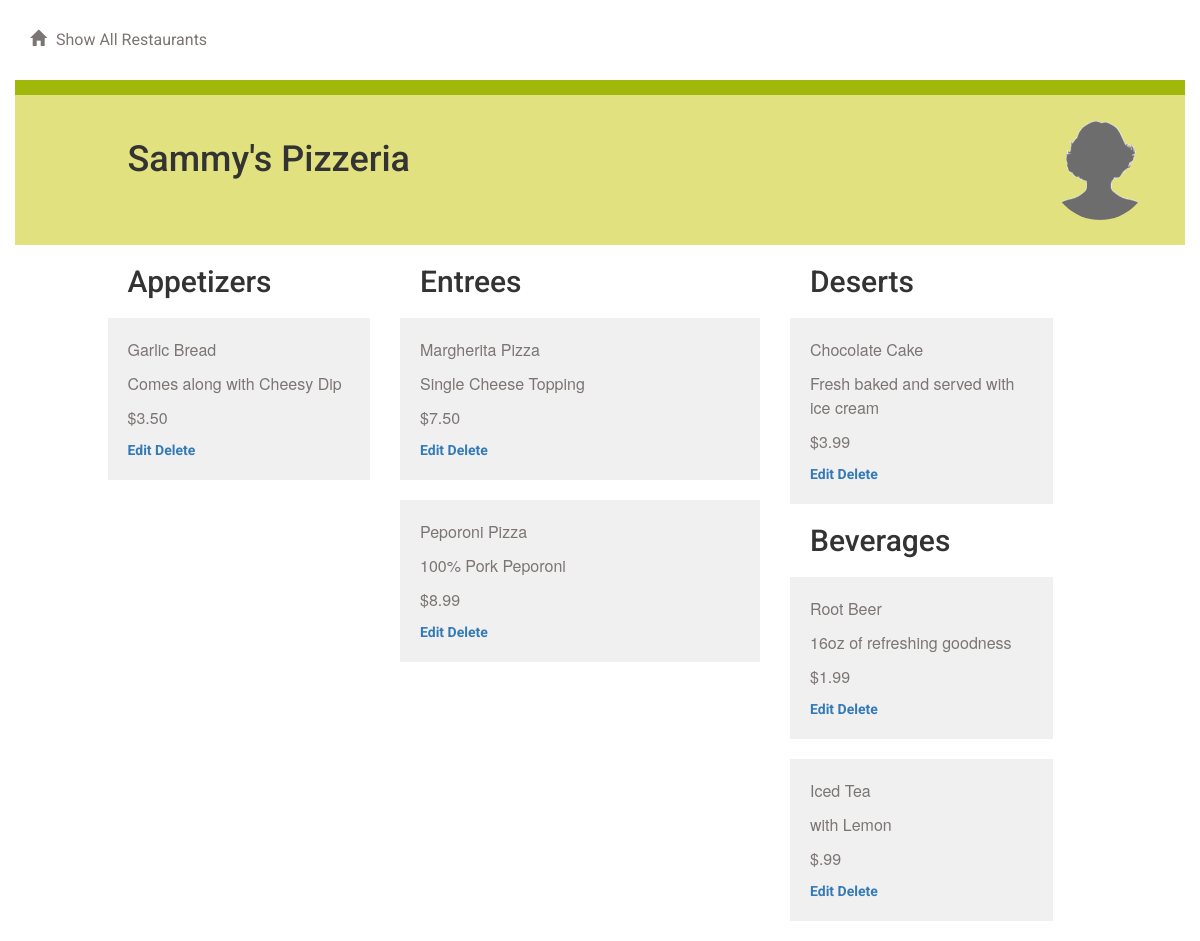
Page /restaurants/1/menu/ on the committed database.
### database_setup/database_setup.py (models this page shows, shortened)
class Restaurant(Base):
    __tablename__ = 'restaurant'
    name = Column(String(80), nullable = False)
    id = Column(Integer, primary_key = True)
    cuisine = Column(String(80), nullable = True)

class MenuItem(Base):
    __tablename__ = 'menu_item'
    name = Column(String(80), nullable = False)
    id = Column(Integer, primary_key = True)
    course = Column(String(250))
    description = Column(String(250))
    price = Column(String(8))
    restaurant_id = Column(Integer, ForeignKey('restaurant.id'))
    restaurant = relationship(Restaurant)

### project.py (the view)
@app.route('/restaurants/<int:restaurant_id>/menu/')
def restaurant_menu(restaurant_id):
	restaurant = session.query(Restaurant).filter_by(id = restaurant_id).one()
	menu_items = session.query(MenuItem).filter_by(restaurant_id = restaurant_id)
	return render_template('menu.html', restaurant = restaurant, items = menu_items)

### templates/menu.html (shortened to what this page needs)
{% extends "main.html" %}
{% block content %}
{% include "header.html" %}
<div class="row divider green">
	<div class="col-md-12"></div>
</div>
<div class="row banner menu">
	<div class="col-md-11 col-md-offset-1 padding-none">
		<h1>{{ restaurant.name }}
		<figure class="creator">
			<img src="{{ url_for('static', filename='blank_user.gif') }}">
		</figure>
		</h1>
	</div>
</div>
<div>
	<div class="row">
		<div class="col-md-1"></div>
			<div class="col-md-3">
				<h2>Appetizers</h2>
				{% for i in items %}
					{% if i.course == 'Appetizer' %}
						<div class="menu-item">
							<p>{{i.name}}</p>
							<p>{{i.description}}</p>
							<p> {{i.price}} </p>
							<a href='{{url_for('editMenuItem', restaurant_id = restaurant.id, menu_id = i.id)}}'>Edit</a>
							<a href='{{url_for('deleteMenuItem', restaurant_id = restaurant.id, menu_id = i.id)}}'>Delete</a>
						</div>
					{% endif %}
				{% endfor %}
			</div>
			<div class="col-md-4">
				<h2>Entrees</h2>
				{% for i in items %}
					{% if i.course == 'Entree' %}
						<div class="menu-item">
							<p>{{i.name}}</p>
							<p>{{i.description}}</p>
							<p> {{i.price}} </p>
							<a href='{{url_for('editMenuItem', restaurant_id = restaurant.id, menu_id = i.id)}}'>Edit</a>
							<a href='{{url_for('deleteMenuItem', restaurant_id = restaurant.id, menu_id = i.id)}}'>Delete</a>
						</div>
					{% endif %}
				{% endfor %}
			</div>
			<div class="col-md-3">
				<h2>Deserts</h2>
				{% for i in items %}
					{% if i.course == 'Dessert' %}
						<div class="menu-item">
							<p>{{i.name}}</p>
							<p>{{i.description}}</p>
							<p> {{i.price}} </p>
							<a href='{{url_for('editMenuItem', restaurant_id = restaurant.id, menu_id = i.id)}}'>Edit</a>
							<a href='{{url_for('deleteMenuItem', restaurant_id = restaurant.id, menu_id = i.id)}}'>Delete</a>
						</div>
					{% endif %}
				{% endfor %}
				<h2>Beverages</h2>
				{% for i in items %}
					{% if i.course == 'Beverage' %}
						<div class="menu-item">
							<p>{{i.name}}</p>
							<p>{{i.description}}</p>
							<p> {{i.price}} </p>
							<a href='{{url_for('editMenuItem', restaurant_id = restaurant.id, menu_id = i.id)}}'>Edit</a>
							<a href='{{url_for('deleteMenuItem', restaurant_id = restaurant.id, menu_id = i.id)}}'>Delete</a>
						</div>
					{% endif %}
				{% endfor %}
			</div>
		</div>
	</div>
</div>
{% endblock %}

### templates/main.html (shortened to what this page needs)
<!DOCTYPE html>
<html lang="en">
	<head>
		<link rel="stylesheet" href="//netdna.bootstrapcdn.com/bootstrap/3.1.1/css/bootstrap.min.css">
		<link rel=stylesheet type=text/css href="{{ url_for('static', filename='styles.css') }}">
		<link rel="stylesheet" href="https://maxcdn.bootstrapcdn.com/bootstrap/3.3.6/css/bootstrap.min.css">
		<link rel="stylesheet" href="https://maxcdn.bootstrapcdn.com/bootstrap/3.3.6/css/bootstrap-theme.min.css">
	</head>
	<body>
		<div class="container">
			{% block content %}
			{% endblock %}
	</body>
</html>

### templates/header.html
<div class="row top-menu">
	<div class="col-md-6">
		<a href="{{url_for('showRestaurants')}}">
			<span class="glyphicon glyphicon-home" aria-hidden="true"></span>Show All Restaurants
		</a>
	</div>
	<div class="col-md-6 text-right">
	</div>
</div>

### static/styles.css (style rules this page uses)
* { font-family: "Helvetica Neue Bold", Roboto, Helvetica, Arial, sans-serif; font-weight: 700; }
h1 { font-family: "Helvetica Neue Light", Roboto, Helvetica, Arial, sans-serif; font-size: 50px; color: #51453B; line-height: 60px; font-weight: 300; }
h2 { font-size: 24px; color: #42C3C9; line-height: 29px; }
p { font-family: "Helvetica Neue", Roboto, Helvetica, Arial, sans-serif; font-size: 16px; color: #7B7573; line-height: 24px; font-weight: 400; }
a { font-size: 14px; color: #0093B9; line-height: 17px; }
.padding-none { padding: 0; }
.glyphicon { margin-right: 10px; }
.top-menu { padding-top: 30px; padding-bottom: 30px; }
.top-menu a { margin-bottom: 0; line-height: 16px; font-size: 16px; color: #7B7573; font-weight: 400; }
.divider { height: 15px; }
.divider.green { background-color: #9FB80A; }
.banner.menu { height: 150px; background-color: #E1E17F; }
.banner h1 { margin: 45px 0; }
.menu-item { background: #F0F0F0; padding: 20px; margin: 20px; margin-left: -20px; }
.creator { padding-right: 20px; margin-top: -20px; text-align: right; float:right; }
.creator img { width: 100px; border-radius: 50%; }

### rows in the picture
Restaurant: name "Sammy's Pizzeria"
MenuItem: name "Garlic Bread", description "Comes along with Cheesy Dip", price "$3.50"
MenuItem: name "Margherita Pizza", description "Single Cheese Topping", price "$7.50"
MenuItem: name "Peporoni Pizza", description "100% Pork Peporoni", price "$8.99"
MenuItem: name "Chocolate Cake", description "Fresh baked and served with ice cream", price "$3.99"
MenuItem: name "Root Beer", description "16oz of refreshing goodness", price "$1.99"
MenuItem: name "Iced Tea", description "with Lemon", price "$.99"
